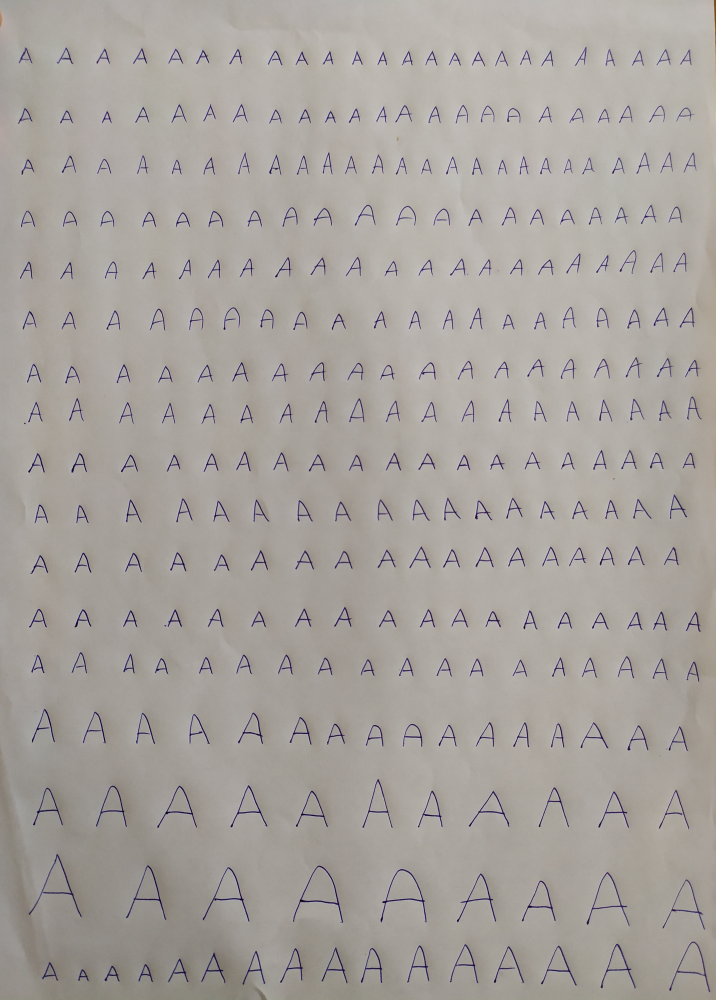
#> input picture camera/A.jpg, 2863 x 4000 px, found by its file name (shown at 1/4 size); its folder holds only this picture in this run
$ jupyter execute --allow-errors genData.ipynb
#> lines starting #> are read from the running program, lines starting #| are printed output that depends on the picture; after the words box and inside, x2 and y2 are one past the last pixel; in counts of white or black regions, pixels touching at a corner belong together
[cell 1]
import cv2
import numpy as np
import random

from time import time
t0 = time()

[cell 2]
IMG_SIZE = 28
N_CLASSES = 52
PROJECT_PATH = '/home/van/Desktop/Project2/'

[cell 3]
import os
results= [chr(char) for char in range(65, 91)]

for char in range(97, 123):
    results.append(chr(char))

for i in results:
    dirName = '/home/van/Desktop/Project2/image/' + str(i)
    if (not os.path.exists(dirName)):
        os.mkdir(dirName)
#> further down, image is the input picture: shape (4000, 2863, 3); mean B, G, R 157.7, 162.8, 168
#> `thre = cv2.adaptiveThreshold(im_blur,maxValue=255, adaptiveMethod=cv2...`:
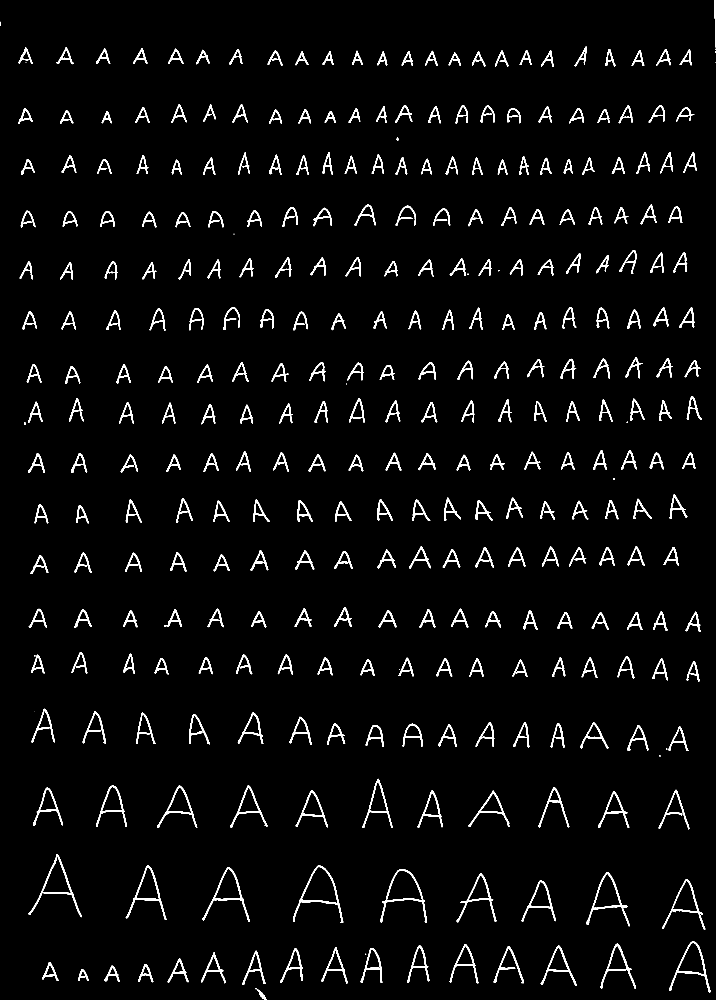
#> thre: shape (4000, 2863) (shown at 1/4 size); 3% white; 344 white regions (19 under 20 px)
#> `contours,hierachy = cv2.findContours(thre,cv2.RETR_EXTERNAL,cv2.CHAIN_..`: contours = 344 contours, 21 with area under 20; largest, box (x1, y1, x2, y2) and area: (1172, 3462, 1373, 3692) 15722, (1522, 3476, 1707, 3691) 14051, (114, 3416, 328, 3669) 11348, (2346, 3488, 2520, 3705) 11182, (2677, 3766, 2841, 3970) 10510
#> `rects = [cv2.boundingRect(cnt) for cnt in contours]`: rects = 344 items, first 6: (1028, 3957, 38, 43), (1022, 3954, 5, 3), (312, 3877, 44, 47), (418, 3863, 61, 63), (553, 3857, 60, 72), (168, 3849, 66, 74)
#> the loop `for j in contours:` made 344 passes
#> pass 1, `roi = thre[y:y+h,x:x+w]`:
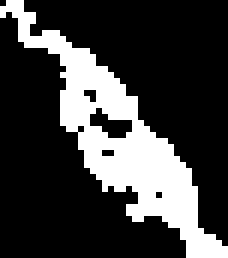
#> roi: shape (43, 38) (shown 6 times larger); 24.4% white; 1 white region, box (x1, y1, x2, y2) and area: (0, 0, 38, 43) 398
#> pass 1, `roi = np.pad(roi,(20,20),'constant',constant_values=(0,0))`:
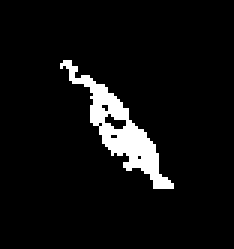
#> roi: shape (83, 78) (shown 3 times larger); 6.1% white; 1 white region, box (x1, y1, x2, y2) and area: (20, 20, 58, 63) 398
#> pass 1, `roi = cv2.resize(roi, (28, 28), interpolation=cv2.INTER_AREA)`:
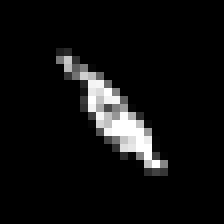
#> roi: shape (28, 28) (shown 8 times larger); min 0, max 255, mean 15.7
#> pass 1, `roi = cv2.dilate(roi, (3, 3))`:
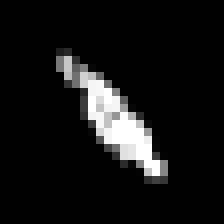
#> roi: shape (28, 28) (shown 8 times larger); min 0, max 255, mean 20.2
#> after the loop `for j in contours:`:
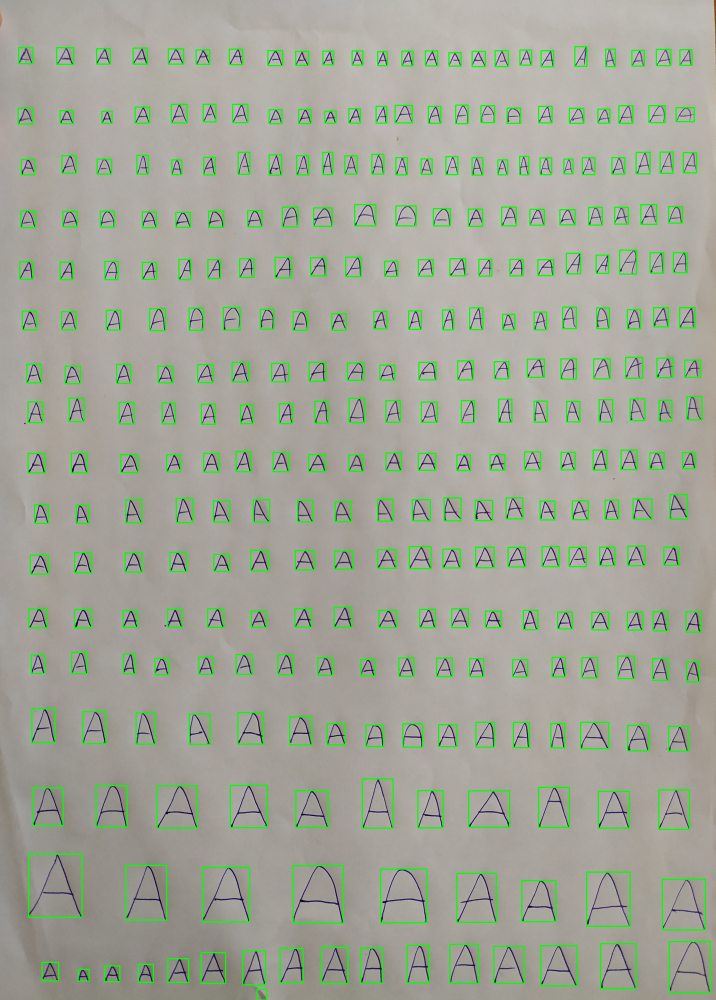
#> image: shape (4000, 2863, 3) (shown at 1/4 size); mean B, G, R 151.2, 166.6, 161
#> after the loop `for j in contours:`: dem = 316

[cell 4]
MIN_SIZE = 14


#> (the rest of this cell did not finish here and is left out)
